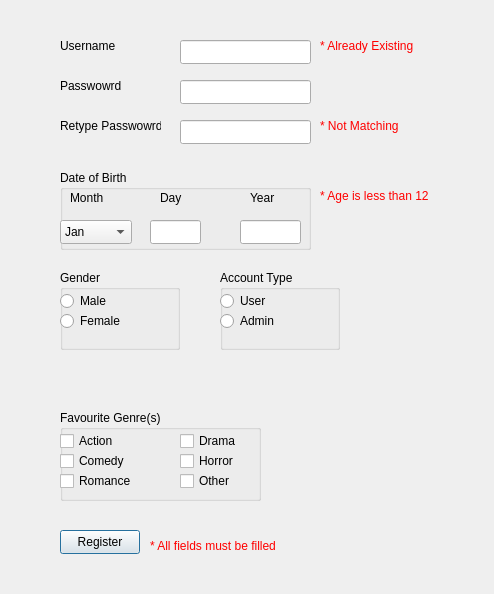
<?xml version="1.0" encoding="UTF-8"?>
<ui version="4.0">
 <class>registerwindow</class>
 <widget class="QDialog" name="registerwindow">
  <property name="geometry">
   <rect>
    <x>0</x>
    <y>0</y>
    <width>494</width>
    <height>594</height>
   </rect>
  </property>
  <property name="windowTitle">
   <string>Dialog</string>
  </property>
  <widget class="QLineEdit" name="rpasswordlineEdit">
   <property name="geometry">
    <rect>
     <x>180</x>
     <y>80</y>
     <width>131</width>
     <height>24</height>
    </rect>
   </property>
   <property name="text">
    <string/>
   </property>
   <property name="echoMode">
    <enum>QLineEdit::Password</enum>
   </property>
  </widget>
  <widget class="QLabel" name="rretypepasswordlabel">
   <property name="geometry">
    <rect>
     <x>60</x>
     <y>110</y>
     <width>101</width>
     <height>31</height>
    </rect>
   </property>
   <property name="text">
    <string>Retype Passwowrd</string>
   </property>
  </widget>
  <widget class="QLabel" name="errorAllFields">
   <property name="geometry">
    <rect>
     <x>150</x>
     <y>530</y>
     <width>151</width>
     <height>31</height>
    </rect>
   </property>
   <property name="styleSheet">
    <string notr="true">color: red;
</string>
   </property>
   <property name="text">
    <string>* All fields must be filled</string>
   </property>
  </widget>
  <widget class="QLabel" name="errorAlreadyexisting">
   <property name="geometry">
    <rect>
     <x>320</x>
     <y>30</y>
     <width>101</width>
     <height>31</height>
    </rect>
   </property>
   <property name="styleSheet">
    <string notr="true">color: red;
</string>
   </property>
   <property name="text">
    <string>* Already Existing</string>
   </property>
  </widget>
  <widget class="QLineEdit" name="rretypepasswordlineEdit">
   <property name="geometry">
    <rect>
     <x>180</x>
     <y>120</y>
     <width>131</width>
     <height>24</height>
    </rect>
   </property>
   <property name="text">
    <string/>
   </property>
   <property name="echoMode">
    <enum>QLineEdit::Password</enum>
   </property>
  </widget>
  <widget class="QLabel" name="rusernamelabel">
   <property name="geometry">
    <rect>
     <x>60</x>
     <y>30</y>
     <width>61</width>
     <height>31</height>
    </rect>
   </property>
   <property name="text">
    <string>Username</string>
   </property>
  </widget>
  <widget class="QLabel" name="rpasswordlabel">
   <property name="geometry">
    <rect>
     <x>60</x>
     <y>70</y>
     <width>61</width>
     <height>31</height>
    </rect>
   </property>
   <property name="text">
    <string>Passwowrd</string>
   </property>
  </widget>
  <widget class="QPushButton" name="pushButton">
   <property name="geometry">
    <rect>
     <x>60</x>
     <y>530</y>
     <width>80</width>
     <height>24</height>
    </rect>
   </property>
   <property name="text">
    <string>Register</string>
   </property>
  </widget>
  <widget class="QGroupBox" name="gendergroupBox">
   <property name="geometry">
    <rect>
     <x>60</x>
     <y>270</y>
     <width>120</width>
     <height>80</height>
    </rect>
   </property>
   <property name="title">
    <string>Gender</string>
   </property>
   <widget class="QRadioButton" name="maleradioButton">
    <property name="geometry">
     <rect>
      <x>0</x>
      <y>20</y>
      <width>91</width>
      <height>22</height>
     </rect>
    </property>
    <property name="text">
     <string>Male</string>
    </property>
   </widget>
   <widget class="QRadioButton" name="femaleradioButton">
    <property name="geometry">
     <rect>
      <x>0</x>
      <y>40</y>
      <width>91</width>
      <height>22</height>
     </rect>
    </property>
    <property name="text">
     <string>Female</string>
    </property>
   </widget>
  </widget>
  <widget class="QLabel" name="errorNotmatching">
   <property name="geometry">
    <rect>
     <x>320</x>
     <y>110</y>
     <width>101</width>
     <height>31</height>
    </rect>
   </property>
   <property name="styleSheet">
    <string notr="true">color: red;
</string>
   </property>
   <property name="text">
    <string>* Not Matching</string>
   </property>
  </widget>
  <widget class="QLabel" name="errorAge">
   <property name="geometry">
    <rect>
     <x>320</x>
     <y>180</y>
     <width>111</width>
     <height>31</height>
    </rect>
   </property>
   <property name="styleSheet">
    <string notr="true">color: red;
</string>
   </property>
   <property name="text">
    <string>* Age is less than 12</string>
   </property>
  </widget>
  <widget class="QGroupBox" name="accountTypegroupBox">
   <property name="geometry">
    <rect>
     <x>220</x>
     <y>270</y>
     <width>120</width>
     <height>80</height>
    </rect>
   </property>
   <property name="title">
    <string>Account Type</string>
   </property>
   <widget class="QRadioButton" name="userradioButton">
    <property name="geometry">
     <rect>
      <x>0</x>
      <y>20</y>
      <width>91</width>
      <height>22</height>
     </rect>
    </property>
    <property name="text">
     <string>User</string>
    </property>
   </widget>
   <widget class="QRadioButton" name="adminradioButton">
    <property name="geometry">
     <rect>
      <x>0</x>
      <y>40</y>
      <width>91</width>
      <height>22</height>
     </rect>
    </property>
    <property name="text">
     <string>Admin</string>
    </property>
   </widget>
  </widget>
  <widget class="QGroupBox" name="dobgroupBox">
   <property name="geometry">
    <rect>
     <x>60</x>
     <y>170</y>
     <width>251</width>
     <height>80</height>
    </rect>
   </property>
   <property name="title">
    <string>Date of Birth</string>
   </property>
   <widget class="QComboBox" name="monthcomboBox">
    <property name="geometry">
     <rect>
      <x>0</x>
      <y>50</y>
      <width>72</width>
      <height>24</height>
     </rect>
    </property>
    <item>
     <property name="text">
      <string>Jan</string>
     </property>
    </item>
    <item>
     <property name="text">
      <string>Feb</string>
     </property>
    </item>
    <item>
     <property name="text">
      <string>March</string>
     </property>
    </item>
    <item>
     <property name="text">
      <string>April</string>
     </property>
    </item>
    <item>
     <property name="text">
      <string>May</string>
     </property>
    </item>
    <item>
     <property name="text">
      <string>June</string>
     </property>
    </item>
    <item>
     <property name="text">
      <string>July</string>
     </property>
    </item>
    <item>
     <property name="text">
      <string>Aug</string>
     </property>
    </item>
    <item>
     <property name="text">
      <string>Sep</string>
     </property>
    </item>
    <item>
     <property name="text">
      <string>Oct</string>
     </property>
    </item>
    <item>
     <property name="text">
      <string>Nov</string>
     </property>
    </item>
    <item>
     <property name="text">
      <string>Dec</string>
     </property>
    </item>
   </widget>
   <widget class="QLineEdit" name="daylineEdit">
    <property name="geometry">
     <rect>
      <x>90</x>
      <y>50</y>
      <width>51</width>
      <height>24</height>
     </rect>
    </property>
    <property name="text">
     <string/>
    </property>
    <property name="echoMode">
     <enum>QLineEdit::Normal</enum>
    </property>
   </widget>
   <widget class="QLabel" name="daylabel">
    <property name="geometry">
     <rect>
      <x>100</x>
      <y>20</y>
      <width>49</width>
      <height>16</height>
     </rect>
    </property>
    <property name="text">
     <string>Day</string>
    </property>
   </widget>
   <widget class="QLabel" name="yearlabel">
    <property name="geometry">
     <rect>
      <x>190</x>
      <y>20</y>
      <width>49</width>
      <height>16</height>
     </rect>
    </property>
    <property name="text">
     <string>Year</string>
    </property>
   </widget>
   <widget class="QLineEdit" name="yearlineEdit">
    <property name="geometry">
     <rect>
      <x>180</x>
      <y>50</y>
      <width>61</width>
      <height>24</height>
     </rect>
    </property>
    <property name="text">
     <string/>
    </property>
    <property name="echoMode">
     <enum>QLineEdit::Normal</enum>
    </property>
   </widget>
   <widget class="QLabel" name="monthlabel">
    <property name="geometry">
     <rect>
      <x>10</x>
      <y>20</y>
      <width>49</width>
      <height>16</height>
     </rect>
    </property>
    <property name="text">
     <string>Month</string>
    </property>
   </widget>
  </widget>
  <widget class="QLineEdit" name="rusernamelineEdit">
   <property name="geometry">
    <rect>
     <x>180</x>
     <y>40</y>
     <width>131</width>
     <height>24</height>
    </rect>
   </property>
  </widget>
  <widget class="QGroupBox" name="genregroupBox">
   <property name="geometry">
    <rect>
     <x>60</x>
     <y>410</y>
     <width>201</width>
     <height>91</height>
    </rect>
   </property>
   <property name="title">
    <string>Favourite Genre(s)</string>
   </property>
   <widget class="QCheckBox" name="checkBox">
    <property name="geometry">
     <rect>
      <x>0</x>
      <y>20</y>
      <width>78</width>
      <height>22</height>
     </rect>
    </property>
    <property name="text">
     <string>Action</string>
    </property>
   </widget>
   <widget class="QCheckBox" name="checkBox_2">
    <property name="geometry">
     <rect>
      <x>0</x>
      <y>40</y>
      <width>78</width>
      <height>22</height>
     </rect>
    </property>
    <property name="text">
     <string>Comedy</string>
    </property>
   </widget>
   <widget class="QCheckBox" name="checkBox_3">
    <property name="geometry">
     <rect>
      <x>0</x>
      <y>60</y>
      <width>78</width>
      <height>22</height>
     </rect>
    </property>
    <property name="text">
     <string>Romance</string>
    </property>
   </widget>
   <widget class="QCheckBox" name="checkBox_4">
    <property name="geometry">
     <rect>
      <x>120</x>
      <y>60</y>
      <width>78</width>
      <height>22</height>
     </rect>
    </property>
    <property name="text">
     <string>Other</string>
    </property>
   </widget>
   <widget class="QCheckBox" name="checkBox_5">
    <property name="geometry">
     <rect>
      <x>120</x>
      <y>40</y>
      <width>78</width>
      <height>22</height>
     </rect>
    </property>
    <property name="text">
     <string>Horror</string>
    </property>
   </widget>
   <widget class="QCheckBox" name="checkBox_6">
    <property name="geometry">
     <rect>
      <x>120</x>
      <y>20</y>
      <width>78</width>
      <height>22</height>
     </rect>
    </property>
    <property name="text">
     <string>Drama</string>
    </property>
   </widget>
  </widget>
 </widget>
 <resources/>
 <connections/>
</ui>
